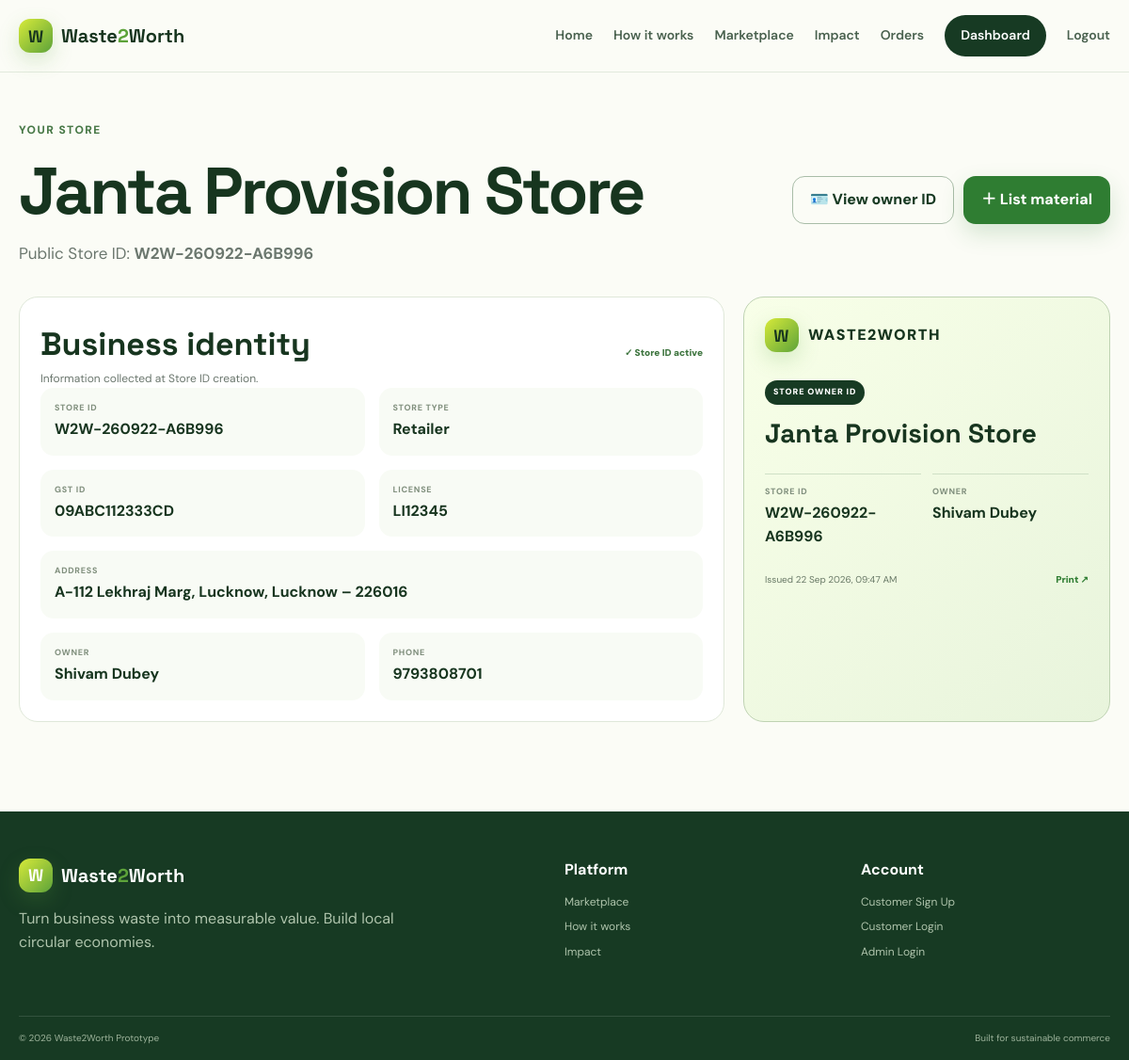
The app's page /store (signed in) with its own data.
### tables this page shows
CREATE TABLE stores (
            id INTEGER PRIMARY KEY AUTOINCREMENT,
            user_id INTEGER UNIQUE NOT NULL,
            store_id TEXT UNIQUE NOT NULL,
            store_name TEXT NOT NULL,
            store_type TEXT NOT NULL,
            gst_id TEXT NOT NULL,
            license_no TEXT NOT NULL,
            address TEXT NOT NULL,
            city TEXT NOT NULL,
            pincode TEXT NOT NULL,
            owner_name TEXT NOT NULL,
            phone TEXT NOT NULL,
            created_at TEXT NOT NULL,
            FOREIGN KEY(user_id) REFERENCES users(id) ON DELETE CASCADE
        );

### app.py (the view)
@app.route("/store")
@customer_required
def store_profile():
    user = current_user()
    store = query_db("SELECT * FROM stores WHERE user_id=?", (user["id"],), one=True)
    if not store:
        return redirect(url_for("create_store"))
    return render_template("store_profile.html", store=store)

### app.py (called while the page is built)
def get_db() -> sqlite3.Connection:
    if "db" not in g:
        db = sqlite3.connect(app.config["DATABASE"])
        db.row_factory = sqlite3.Row
        db.execute("PRAGMA foreign_keys = ON")
        g.db = db
    return g.db

def query_db(query: str, args=(), one: bool = False):
    cur = get_db().execute(query, args)
    rows = cur.fetchall()
    cur.close()
    if one:
        return rows[0] if rows else None
    return rows

def current_user():
    if "user_id" not in session:
        return None
    user = query_db("SELECT * FROM users WHERE id = ?", (session["user_id"],), one=True)
    return user

def customer_required(fn):
    @wraps(fn)
    def wrapper(*args, **kwargs):
        user = current_user()
        if not user or user["role"] != "customer":
            flash("Please log in as a customer to continue.", "warning")
            return redirect(url_for("customer_login", next=request.path))
        if user["is_blacklisted"]:
            session.clear()
            flash("This account has been blacklisted. Contact the administrator for review.", "danger")
            return redirect(url_for("customer_login"))
        return fn(*args, **kwargs)
    return wrapper

@app.template_filter("datetime_short")
def datetime_short(value: str) -> str:
    try:
        return datetime.fromisoformat(value.replace("Z", "")).strftime("%d %b %Y, %I:%M %p")
    except Exception:
        return value

@app.context_processor
def inject_globals():
    user = current_user()
    store = None
    if user and user["role"] == "customer":
        store = query_db("SELECT * FROM stores WHERE user_id = ?", (user["id"],), one=True)
    return {
        "current_user": user,
        "current_store": store,
        "categories": ["cardboard", "paper", "plastic", "glass", "metal", "textile", "organic", "e-waste", "other"],
        "material_factors": MATERIAL_FACTORS,
    }

### templates/store_profile.html (shortened to what this page needs)
{% extends 'base.html' %}
{% block content %}
<section class="page-head"><div class="container page-head-row"><div><span class="eyebrow">Your store</span><h1>{{ store.store_name }}</h1><p>Public Store ID: <strong>{{ store.store_id }}</strong></p></div><div class="head-actions"><a class="btn btn-outline" href="{{ url_for('store_id_card') }}">🪪 View owner ID</a><a class="btn btn-primary" href="{{ url_for('sell') }}">＋ List material</a></div></div></section>
<section class="container profile-grid"><div class="panel"><div class="panel-head"><div><h2>Business identity</h2><p>Information collected at Store ID creation.</p></div><span class="verified">✓ Store ID active</span></div><div class="detail-grid"><div><span>Store ID</span><strong>{{ store.store_id }}</strong></div><div><span>Store type</span><strong>{{ store.store_type }}</strong></div><div><span>GST ID</span><strong>{{ store.gst_id }}</strong></div><div><span>License</span><strong>{{ store.license_no }}</strong></div><div class="span-2"><span>Address</span><strong>{{ store.address }}, {{ store.city }} – {{ store.pincode }}</strong></div><div><span>Owner</span><strong>{{ store.owner_name }}</strong></div><div><span>Phone</span><strong>{{ store.phone }}</strong></div></div></div><div class="id-preview"><div class="id-top"><div class="mini-mark">W</div><span>WASTE2WORTH</span></div><div class="id-chip">STORE OWNER ID</div><div class="id-store">{{ store.store_name }}</div><div class="id-row"><div><span>STORE ID</span><strong>{{ store.store_id }}</strong></div><div><span>OWNER</span><strong>{{ store.owner_name }}</strong></div></div><div class="id-bottom"><span>Issued {{ store.created_at|datetime_short }}</span><a href="{{ url_for('store_id_card') }}">Print ↗</a></div></div></section>
{% endblock %}

### static/css/style.css (style rules this page uses)
:root { --ink:#17351f;--muted:#6b776e;--paper:#fbfcf6;--card:#fff;--line:#dfe8d9;--leaf:#2f7d32;--leaf2:#5da33a;--lime:#d7ea39;--yellow:#f2df55;--deep:#173a23;--danger:#bd3b2f;--shadow:0 18px 50px rgba(27,64,35,.10);--radius:22px }
* { box-sizing:border-box }
html { scroll-behavior:smooth }
body { margin:0;background:var(--paper);color:var(--ink);font-family:"DM Sans",sans-serif;line-height:1.55 }
a { color:inherit;text-decoration:none }
.container { width:min(1160px,calc(100% - 36px));margin:0 auto }
.brand-mark,.mini-mark { width:36px;height:36px;border-radius:12px;background:linear-gradient(135deg,var(--lime),var(--leaf2));display:grid;place-items:center;font:800 18px "Space Grotesk";box-shadow:0 8px 22px rgba(93,163,58,.22) }
.eyebrow { display:inline-flex;align-items:center;gap:8px;color:#477846;font-size:12px;font-weight:800;letter-spacing:.12em;text-transform:uppercase }
.hero h1,.page-hero h1,.page-head h1,.auth-side h1,.detail-content h1,.admin-head h1 { font:700 clamp(40px,6vw,70px)/1.03 "Space Grotesk",sans-serif;letter-spacing:-.04em;margin:17px 0 }
.btn { display:inline-flex;align-items:center;justify-content:center;border:1px solid transparent;border-radius:13px;padding:12px 18px;font-weight:800;transition:.2s transform,.2s box-shadow,.2s background }
.btn-primary { background:var(--leaf);color:#fff;box-shadow:0 10px 25px rgba(47,125,50,.18) }
.btn-outline { background:transparent;border-color:#a9bda8;color:var(--deep) }
.section-head,.page-head-row,.panel-head { display:flex;align-items:center;justify-content:space-between;gap:20px }
.section-head h2,.feature-grid h2,.panel-head h2,.impact-hero h2 { font:700 34px "Space Grotesk";margin:6px 0 }
.page-hero p,.page-head p,.admin-head p { max-width:720px;color:var(--muted);font-size:17px }
.span-2 { grid-column:span 2 }
.page-head,.admin-head { padding:48px 0 16px }
.head-actions { display:flex;gap:10px }
.panel { background:#fff;border:1px solid var(--line);border-radius:20px;padding:22px }
.panel-head p { margin:4px 0 0;color:var(--muted);font-size:12px }
.profile-grid { display:grid;grid-template-columns:1fr 390px;gap:20px;padding-bottom:65px }
.verified { font-size:10px;font-weight:900;color:#3d743e }
.detail-grid { display:grid;grid-template-columns:1fr 1fr;gap:15px }
.detail-grid>div { background:#f8fbf5;border-radius:14px;padding:15px }
.detail-grid span,.id-details span,.id-row span { display:block;color:#81907e;text-transform:uppercase;font-size:9px;letter-spacing:.08em;font-weight:800 }
.detail-grid strong,.id-details strong,.id-row strong { display:block;margin-top:3px }
.id-preview,.id-card { background:linear-gradient(135deg,#f8ffe8,#e8f4dc);border:1px solid #bfd3b3;border-radius:22px;padding:22px }
.id-top { display:flex;align-items:center;gap:10px;font-weight:900;letter-spacing:.09em }
.id-chip { display:inline-block;margin:30px 0 12px;background:var(--deep);color:#fff;padding:6px 9px;border-radius:999px;font-size:9px;font-weight:900;letter-spacing:.1em }
.id-store { font:700 28px "Space Grotesk" }
.id-row { display:grid;grid-template-columns:1fr 1fr;gap:12px;margin:25px 0 }
.id-row>div { padding-top:12px;border-top:1px solid #cfe0c6 }
.id-bottom { display:flex;justify-content:space-between;font-size:10px;color:#687966 }
.id-bottom a { font-weight:900;color:var(--leaf) }

### records on screen
stores: store_name "Janta Provision Store", store_id "W2W-260922-A6B996", store_type "Retailer", gst_id "09ABC112333CD", license_no "LI12345", address "A-112 Lekhraj Marg, Lucknow", city "Lucknow", pincode "226016", owner_name "Shivam Dubey", phone "9793808701", created_at "22 Sep 2026, 09:47 AM"
